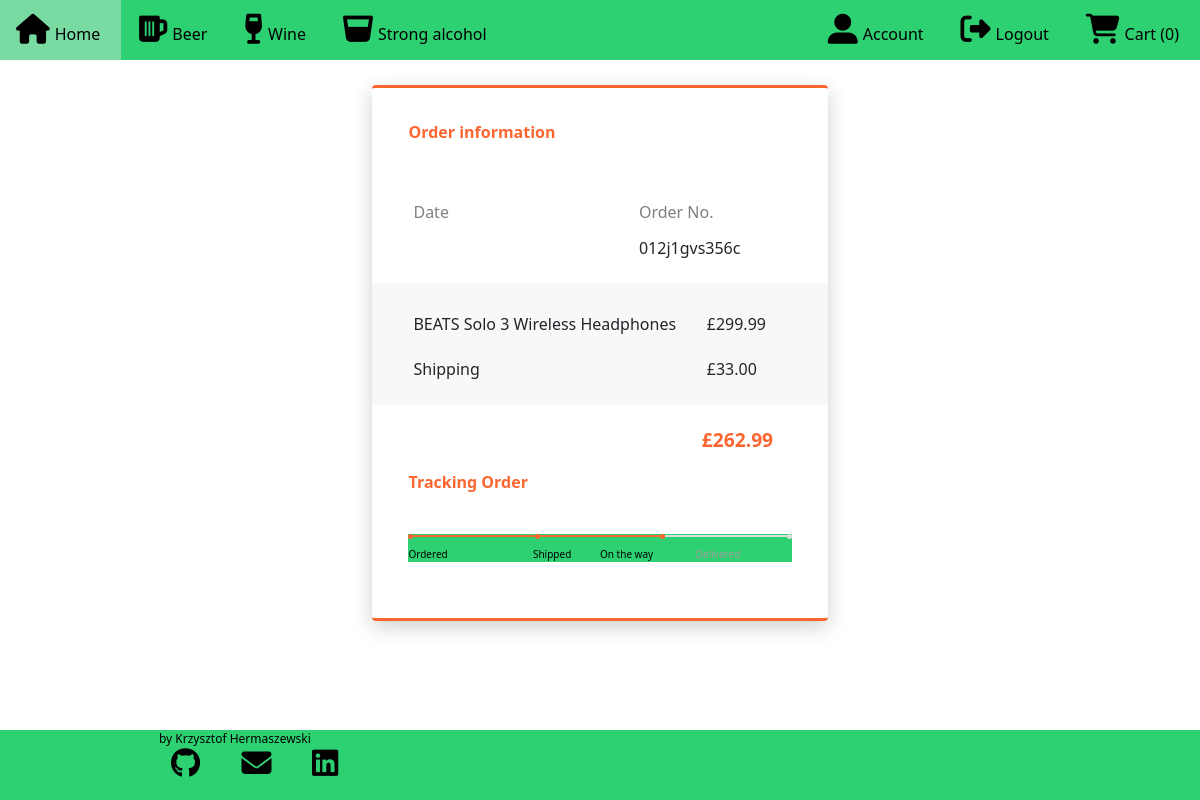
Before: /admin/orders/2 (signed in) with the older database file.
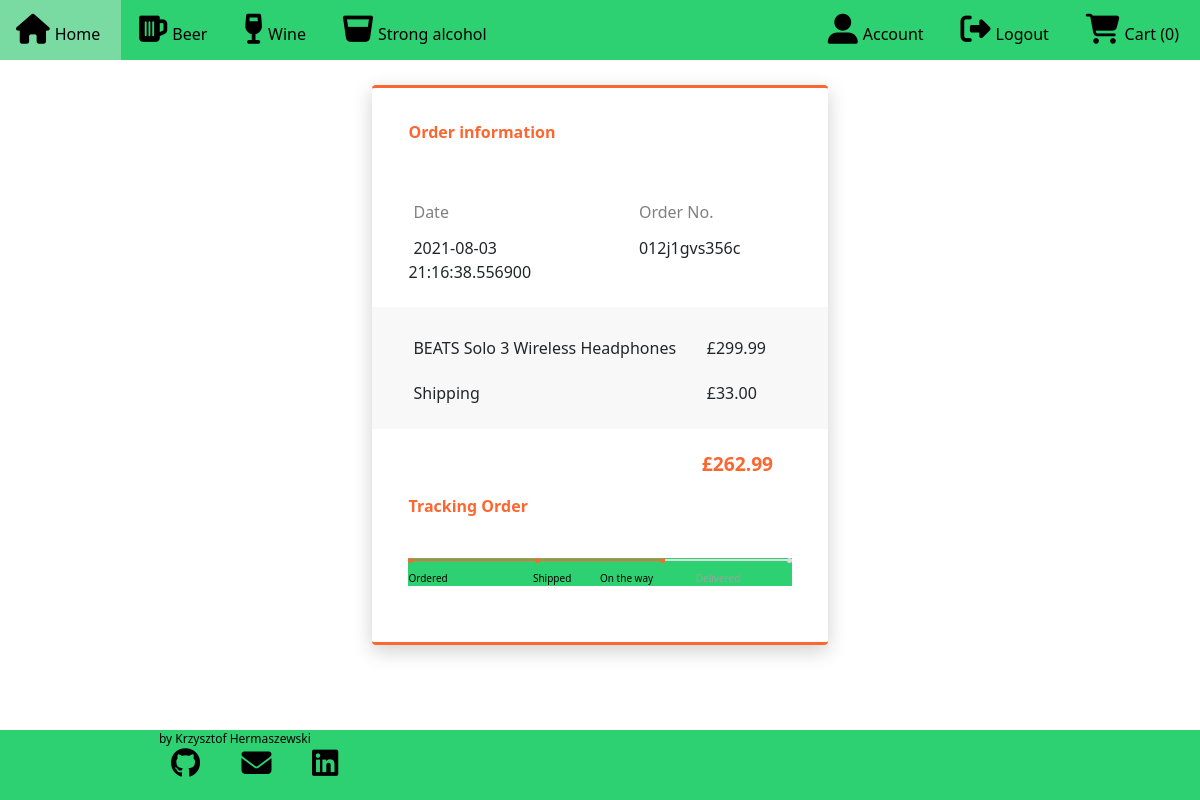
After: the same page with the newer database file.
### alco_taxi/models.py (models this page shows, shortened)
class Order(db.Model):
    id = db.Column(db.Integer, primary_key=True)
    order_time = db.Column(db.DateTime, nullable=False, default= datetime.datetime.utcnow())
    reference = db.Column(db.String(10))
    first_name = db.Column(db.String(25))
    surname = db.Column(db.String(25))
    email = db.Column(db.String(100))
    phone_number = db.Column(db.Integer)
    street = db.Column(db.String(50))
    house_number = db.Column(db.String(10))
    city = db.Column(db.String(50))
    area_code = db.Column(db.String(10))
    status = db.Column(db.String(10))
    items = db.relationship('Order_Item', backref='order', lazy=True)

### alco_taxi/routes.py (the view)
@app.route('/admin/orders/<order_id>', methods=['GET','POST'])
def admin_orders(order_id):
    if current_user.is_authenticated and current_user.username == 'admin':
       order = Order.query.filter_by(id=int(order_id)).first()
       return render_template("admin_orders_summary.html", order=order)
    else:
        flash(f"You don't have access to this section",'danger')
        return render_template("home.html")

### alco_taxi/models.py (called while the page is built)
@login_manager.user_loader
def load_user(user_id):
    return User.query.get(int(user_id))

### alco_taxi/routes.py (called while the page is built)
@app.context_processor
def context_processor():
    products = Product.query.all()
    return dict(products=products)

### alco_taxi/templates/admin_orders_summary.html (shortened to what this page needs)
{% extends "base.html" %}
{% block content %}
<div class="card">
    <div class="title">Order information</div>
    <div class="info">
        <div class="row">
            <div class="col-7"> <span id="heading">Date</span><br> <span id="details">{{order.order_time}}</span> </div>
            <div class="col-5 pull-right"> <span id="heading">Order No.</span><br> <span id="details">012j1gvs356c</span> </div>
        </div>
    </div>
    <div class="pricing">
        <div class="row">
            <div class="col-9"> <span id="name">BEATS Solo 3 Wireless Headphones</span> </div>
            <div class="col-3"> <span id="price">£299.99</span> </div>
        </div>
        <div class="row">
            <div class="col-9"> <span id="name">Shipping</span> </div>
            <div class="col-3"> <span id="price">£33.00</span> </div>
        </div>
    </div>
    <div class="total">
        <div class="row">
            <div class="col-9"></div>
            <div class="col-3"><big>£262.99</big></div>
        </div>
    </div>
    <div class="tracking">
        <div class="title">Tracking Order</div>
    </div>
    <div class="progress-track">
        <ul id="progressbar">
            <li class="step0 active " id="step1">Ordered</li>
            <li class="step0 active text-center" id="step2">Shipped</li>
            <li class="step0 active text-right" id="step3">On the way</li>
            <li class="step0 text-right" id="step4">Delivered</li>
        </ul>
    </div>
    <div class="footer">
        <div class="row">
            <div class="col-2"><img class="img-fluid" src="https://i.imgur.com/YBWc55P.png"></div>
            <div class="col-10">Want any help? Please &nbsp;<a> contact us</a></div>
        </div>
    </div>
</div>
{% endblock content %}

Changed rows visible on the page:
added Order: order_time "2021-08-03 21:16:38.556900"
